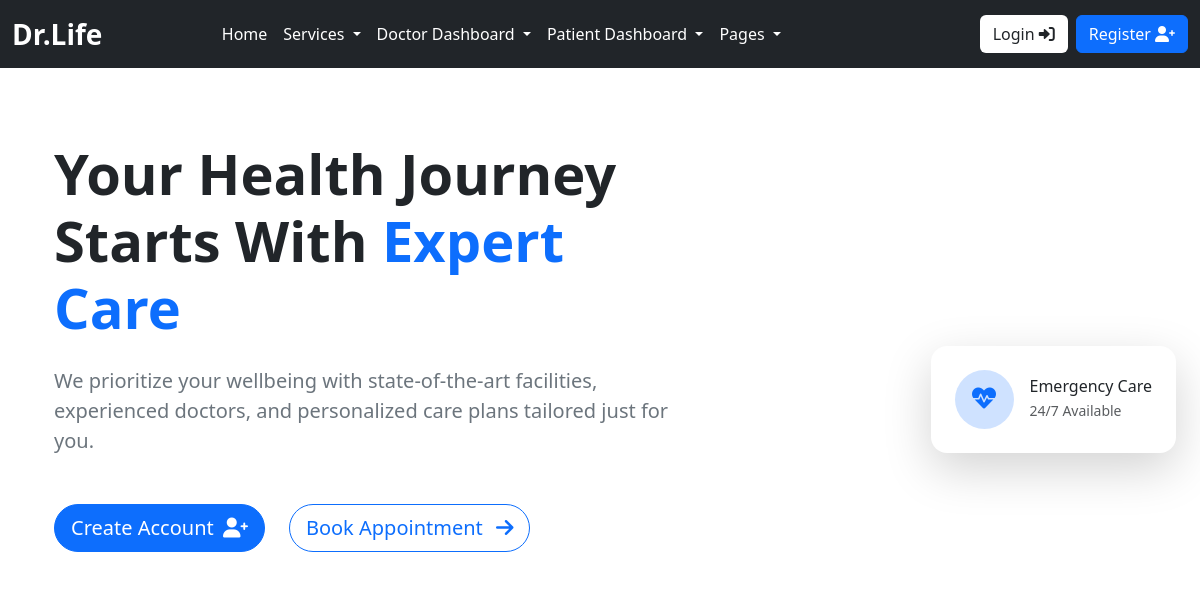
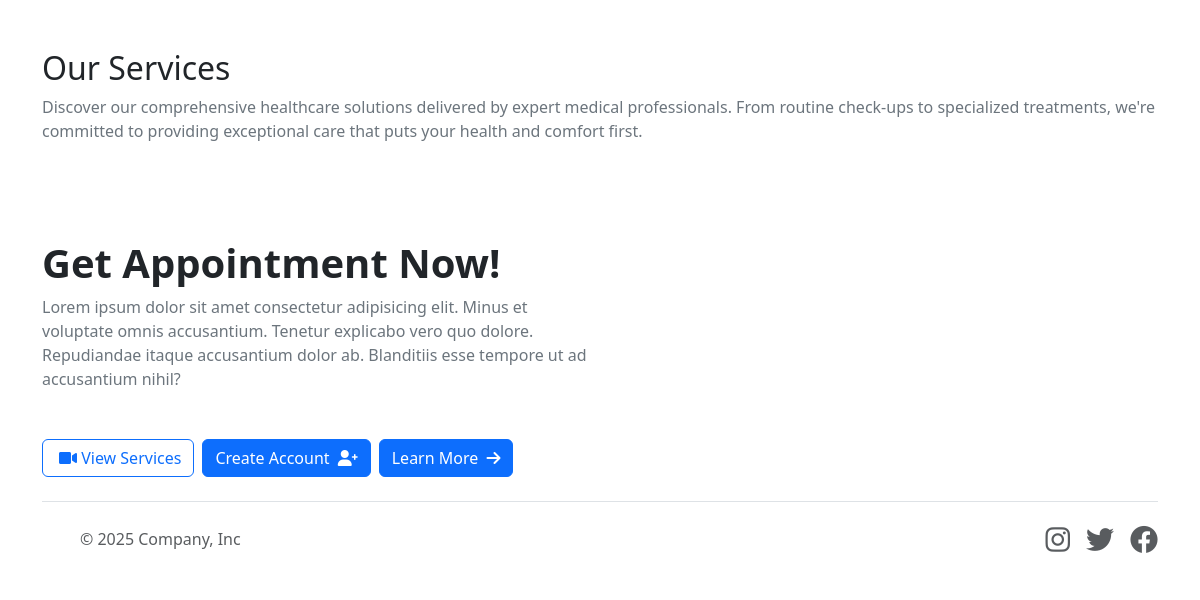
The app's page /, older data (2 pictures, top to bottom).
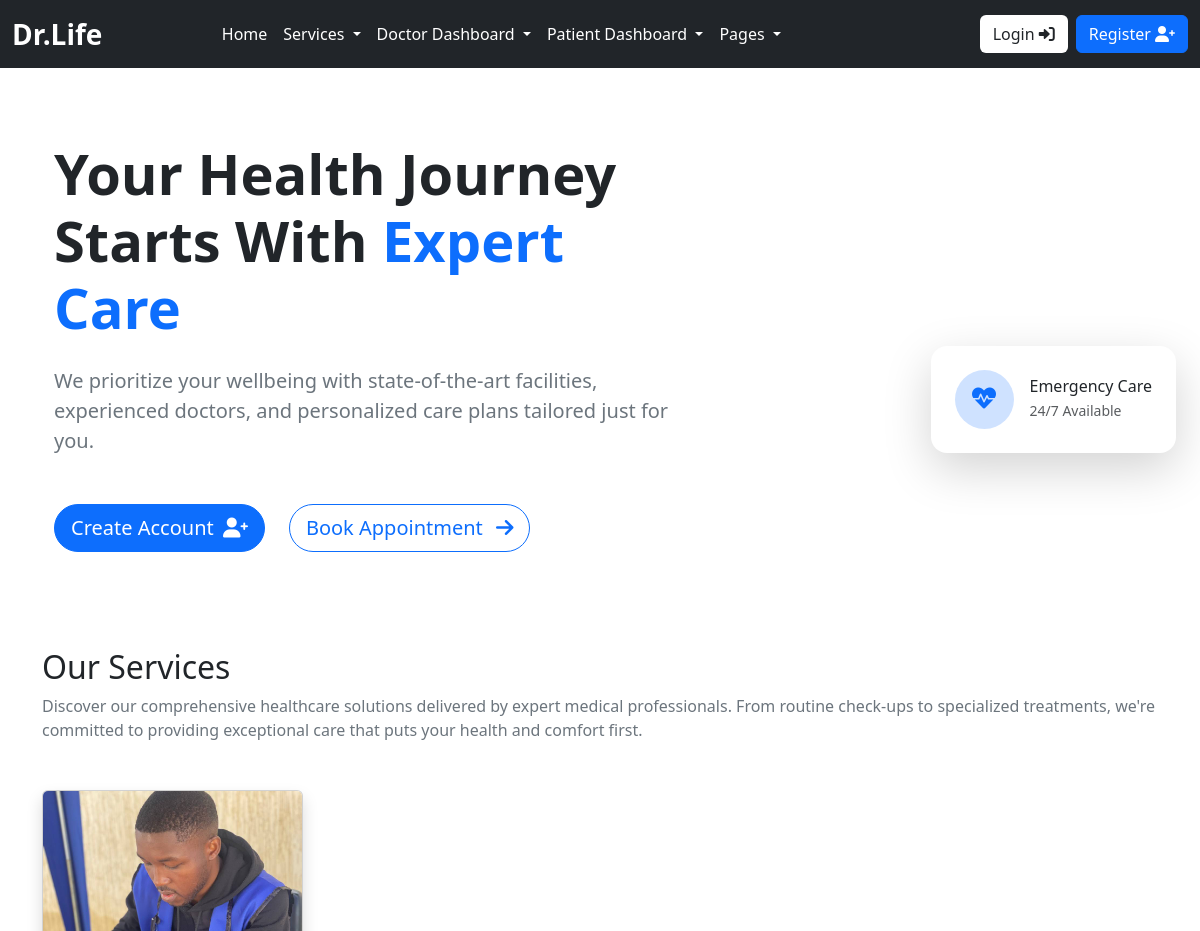
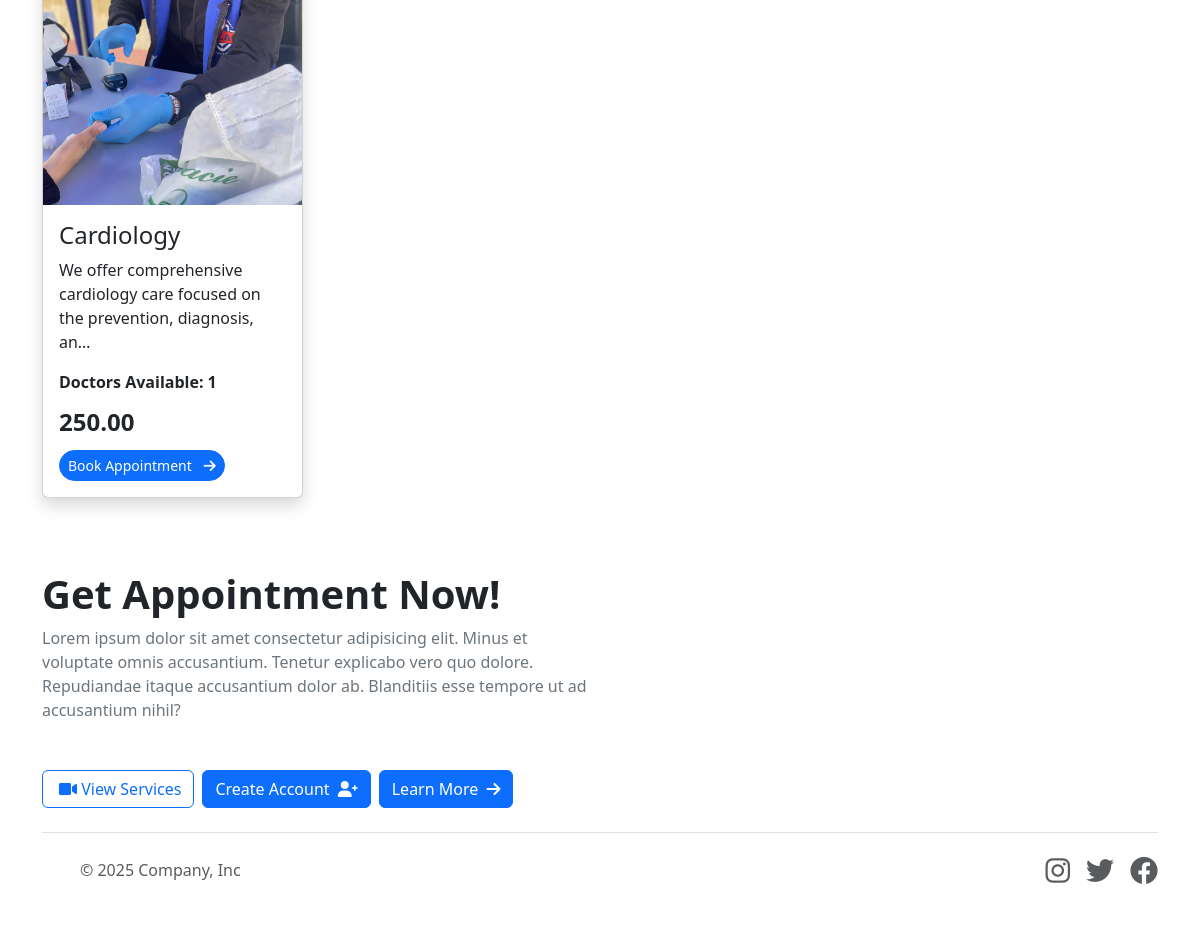
The same page, newer data (2 pictures, top to bottom).
### base/models.py (models this page shows, shortened)
class Service(models.Model):
    image = models.ImageField(upload_to="images", null=True, blank=True)
    name = models.CharField(max_length=255)
    description = models.TextField(blank=True, null=True)
    cost = models.DecimalField(max_digits=10, decimal_places=2)
    available_doctors = models.ManyToManyField(doctor_models.Doctor, blank=True)

### base/views.py (the view)
# urls.py: path("", views.index, name="index"),
def index(request):
    services = base_models.Service.objects.all()
    context = {
        "services":services
    }
    return render(request, "base/index.html", context)

### templates/base/index.html (shortened to what this page needs)
{% extends 'partials/base.html' %}
{% block content %}
        <section class="container hero-section">
            <div class="row d-flex justify-content-center align-items-center">
                <div class="col-12 col-lg-7 p-4 rounded-3">
                    <h1 class="display-4 fw-bold mt-5">
                    Your Health Journey Starts With
                    <span class="text-primary position-relative">
                        Expert Care
                    </span>
                </h1>
                    <p class="fs-5 mt-4 text-secondary">We prioritize your wellbeing with state-of-the-art facilities, experienced doctors, and personalized care plans tailored just for you.</p>
                    <div class="d-flex align-items-center gap-4 mt-5">
                        <button class="btn btn-primary btn-lg rounded-pill">Create Account <i class="fas fa-user-plus ms-1"></i></button>
                        <button class="btn btn-outline-primary btn-lg rounded-pill">Book Appointment <i class="fas fa-arrow-right ms-2"></i></button>
                    </div>
                </div>
                <div class="col-12 col-lg-5">
                     <div class="position-absolute end-0 bg-white p-4 rounded-4 shadow-lg m-4">
                        <div class="d-flex align-items-center gap-3">
                        <div class="rounded-circle bg-primary-subtle p-3">
                            <i class="fas fa-heartbeat text-primary fs-4"></i>
                        </div>
                        <div>
                            <h6 class="mb-1">Emergency Care</h6>
                            <p class="mb-0 text-muted small">24/7 Available</p>
                        </div>
                    </div>
                    </div>
                </div>
            </div>
        </section>
        <section class="container mt-5">
            <div class="py-4">
                <h2 class="">Our Services</h2>
                <p class="text-secondary mb-4">
                    Discover our comprehensive healthcare solutions delivered by expert medical professionals.
                    From routine check-ups to specialized treatments, we're committed to providing exceptional
                    care that puts your health and comfort first.
                </p>
            </div>
            <div class="row">
                {% for s in services %}
                    <div class="col-lg-3">
                        <div class="card mb-4 shadow">
                            <a href="{% url 'base:service_detail' s.id %}">
                            <img src="{{s.image.url}}" alt="course" class="card-img-top" /></a>
                            <div class="card-body">
                                <h4 class="mb-2 text-truncate-line-2"><a href="{% url 'base:service_detail' s.id %}" class="text-inherit text-dark text-decoration-none"> {{s.name}} </a></h4>
                                <p> {{s.description|truncatechars:80}} </p>
                                <div class="mt-2">
                                    <span class="fw-semibold">Doctors Available: {{s.available_doctors.all.count}}</span>
                                    <div class="lh-1 mt-3">
                                        <span class="text-dark fw-bold fs-4"> {{s.cost}} </span></div>
                                    <a href="{% url 'base:service_detail' s.id %}" class="btn btn-sm btn-primary mt-3 rounded-pill">Book Appointment <i class="fas fa-arrow-right ms-2"></i></a>
                                </div>
                            </div>
                        </div>
                    </div>
                {% endfor %}
                </div>
        </section>
        <section class="container mt-5">
            <div class="row d-flex align-items-center">
                <div class="col-lg-6">
                    <h1 class="fw-bold">Get Appointment Now!</h1>
                    <p class="text-secondary">Lorem ipsum dolor sit amet consectetur adipisicing elit. Minus et voluptate omnis accusantium. Tenetur explicabo vero quo dolore. Repudiandae itaque accusantium dolor ab. Blanditiis esse tempore ut ad accusantium nihil?</p>
                    <div class="d-flex align-items-center gap-2 mt-5">
                        <button class="btn btn-outline-primary"><i class="fas fa-video ms-1"></i> View Services</button>
                        <button class="btn btn-primary">Create Account <i class="fas fa-user-plus ms-1"></i></button>
                        <button class="btn btn-primary">Learn More <i class="fas fa-arrow-right ms-1"></i></button>
                    </div>
                </div>
                <div class="col-lg-6">
                </div>
            </div>
        </section>
{% endblock content %}

### templates/partials/base.html (shortened to what this page needs)
{% load static %}
<!DOCTYPE html>
<html lang="en">
    <head>
        <link rel="stylesheet" href="https://cdn.jsdelivr.net/npm/bootstrap-icons@1.11.3/font/bootstrap-icons.min.css" />
        <link href="https://cdn.jsdelivr.net/npm/bootstrap@5.3.3/dist/css/bootstrap.min.css" rel="stylesheet" />
        <link href="https://cdnjs.cloudflare.com/ajax/libs/font-awesome/6.0.0/css/all.min.css" rel="stylesheet" />
        <link rel="stylesheet" href="https://cdn.jsdelivr.net/npm/bootstrap-icons@1.11.3/font/bootstrap-icons.min.css" />
        <link rel="stylesheet" href="{% static 'assets/css/style.cs' %}" />
    </head>
    <body>
        <nav class="navbar navbar-expand-lg navbar-dark bg-dark">
            <div class="container-fluid">
                <a class="navbar-brand fw-bold fs-3" href="/">Dr.Life</a>
                <div class="collapse navbar-collapse" id="navbarSupportedContent">
                    <div class="mx-auto">
                        <ul class="navbar-nav me-auto mb-2 mb-lg-0">
                            <li class="nav-item">
                                <a class="nav-link active" aria-current="page" href="/">Home</a>
                            </li>
                            <li class="nav-item dropdown">
                                <a class="nav-link dropdown-toggle text-white" href="#" id="navbarDropdown" role="button" data-bs-toggle="dropdown" aria-expanded="false"> Services </a>
                            </li>
                            <li class="nav-item dropdown">
                                <a class="nav-link dropdown-toggle text-white" href="#" id="navbarDropdown" role="button" data-bs-toggle="dropdown" aria-expanded="false">Doctor Dashboard </a>
                            </li>
                            <li class="nav-item dropdown">
                                <a class="nav-link dropdown-toggle text-white" href="#" id="navbarDropdown" role="button" data-bs-toggle="dropdown" aria-expanded="false">Patient Dashboard </a>
                            </li>
                            <li class="nav-item dropdown">
                                <a class="nav-link dropdown-toggle text-white" href="#" id="navbarDropdown" role="button" data-bs-toggle="dropdown" aria-expanded="false"> Pages </a>
                            </li>
                        </ul>
                    </div>
                    <div class="d-flex ms-auto">
                        <a href="auth/sign-in/" class="btn bg-white me-2" type="submit">Login <i class="fas fa-sign-in-alt"></i></a>
                        <a href="auth/sign-up/" class="btn btn-primary" type="submit">Register <i class="fas fa-user-plus"></i></a>
                    </div>
                </div>
            </div>
        </nav>
        {% block content %}
        {% endblock content %}
        <section class="container">
            <footer class="d-flex flex-wrap justify-content-between align-items-center py-3 my-4 border-top">
                <div class="col-md-4 d-flex align-items-center">
                    <a href="/" class="mb-3 me-2 mb-md-0 text-muted text-decoration-none lh-1">
                        <svg class="bi" width="30" height="24"><use xlink:href="#bootstrap" /></svg>
                    </a>
                    <span class="mb-3 mb-md-0 text-muted">&copy; 2025 Company, Inc</span>
                </div>
                <ul class="nav col-md-4 justify-content-end list-unstyled d-flex">
                    <li class="ms-3 fs-3">
                        <a class="text-muted" href="#"><i class="fab fa-instagram"></i></a>
                    </li>
                    <li class="ms-3 fs-3">
                        <a class="text-muted" href="#"><i class="fab fa-twitter"></i></a>
                    </li>
                    <li class="ms-3 fs-3">
                        <a class="text-muted" href="#"><i class="fab fa-facebook"></i></a>
                    </li>
                </ul>
            </footer>
        </section>
    </body>
</html>

Row changes from the older to the newer data that the page shows:
added Service: image (picture), name "Cardiology", description "We offer comprehensive cardiology care focused on the prevention, diagnosis, an…", available_doctors.all.count "1", cost "250.00"
